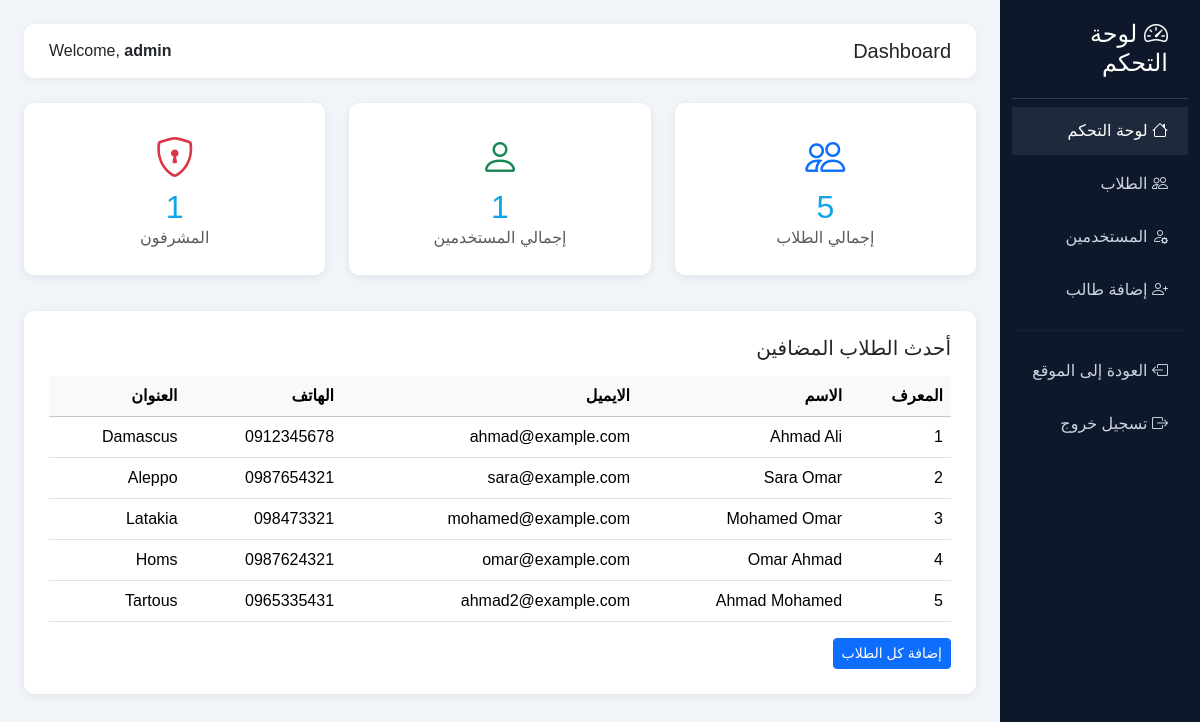
/admin/index.php (signed in), run on the app's committed database.
### tables this page shows
CREATE TABLE IF NOT EXISTS students (
    id INT AUTO_INCREMENT PRIMARY KEY,
    name VARCHAR(100) NOT NULL,
    email VARCHAR(150) NOT NULL,
    phone VARCHAR(30) NOT NULL,
    address VARCHAR(255) NOT NULL,
    photo VARCHAR(255) DEFAULT NULL,
    created_at TIMESTAMP DEFAULT CURRENT_TIMESTAMP
);

### config.php (called while the page is built, shortened)
<?php
function e($value) {
    return htmlspecialchars((string)$value, ENT_QUOTES, 'UTF-8');
}
?>

### admin/index.php (the view)
<?php
include "../config.php";
$page_title = "Dashboard";
include "header.php";
$total_students = mysqli_fetch_assoc(mysqli_query($conn, "SELECT COUNT(*) as total FROM students"))['total'];
$total_users = mysqli_fetch_assoc(mysqli_query($conn, "SELECT COUNT(*) as total FROM users"))['total'];
$total_admins = mysqli_fetch_assoc(mysqli_query($conn, "SELECT COUNT(*) as total FROM users WHERE role='admin'"))['total'];
$latest = mysqli_query($conn, "SELECT * FROM students ORDER BY id ASC LIMIT 5");
?>
            <div class="row">
                <div class="col-md-4">
                    <div class="stat-box text-center">
                        <i class="bi bi-people fs-1 text-primary"></i>
                        <h2><?php echo (int)$total_students; ?></h2>
                        <p class="mb-0 text-muted">إجمالي الطلاب</p>
                    </div>
                </div>
                <div class="col-md-4">
                    <div class="stat-box text-center">
                        <i class="bi bi-person fs-1 text-success"></i>
                        <h2><?php echo (int)$total_users; ?></h2>
                        <p class="mb-0 text-muted">إجمالي المستخدمين</p>
                    </div>
                </div>
                <div class="col-md-4">
                    <div class="stat-box text-center">
                        <i class="bi bi-shield-lock fs-1 text-danger"></i>
                        <h2><?php echo (int)$total_admins; ?></h2>
                        <p class="mb-0 text-muted">المشرفون</p>
                    </div>
                </div>
            </div>
            <div class="content-box mt-3">
                <h5 class="mb-3">أحدث الطلاب المضافين</h5>
                <div class="table-responsive">
                <table class="table table-hover">
                    <thead class="table-light">
                        <tr>
                            <th>المعرف</th>
                            <th>الاسم</th>
                            <th>الايميل</th>
                            <th>الهاتف</th>
                            <th>العنوان</th>
                        </tr>
                    </thead>
                    <tbody>
                        <?php
                        if ($latest && mysqli_num_rows($latest) > 0) {
                            while($row = mysqli_fetch_assoc($latest)) { ?>
                        <tr>
                            <td><?php echo (int)$row['id']; ?></td>
                            <td><?php echo e($row['name']); ?></td>
                            <td><?php echo e($row['email']); ?></td>
                            <td><?php echo e($row['phone']); ?></td>
                            <td><?php echo e($row['address']); ?></td>
                        </tr>
                        <?php }
                        } else { ?>
                        <tr><td colspan="5" class="text-center">لا يوجد طلاب</td></tr>
                        <?php } ?>
                    </tbody>
                </table>
                </div>
                <a href="students.php" class="btn btn-primary btn-sm">إضافة كل الطلاب</a>
            </div>
<?php include "footer.php"; ?>

### admin/header.php (shortened to what this page needs)
<!DOCTYPE html>
<html lang="en" dir="rtl">
<head>
    <link href="https://cdn.jsdelivr.net/npm/bootstrap@5.3.2/dist/css/bootstrap.min.css" rel="stylesheet">
    <link rel="stylesheet" href="https://cdn.jsdelivr.net/npm/bootstrap-icons@1.11.1/font/bootstrap-icons.css">
</head>
<body>
<div class="container-fluid">
    <div class="row">
        <div class="col-md-2 sidebar">
            <h4><i class="bi bi-speedometer2"></i> لوحة التحكم</h4>
            <a href="index.php" class="<?php if(basename($_SERVER['PHP_SELF'])=='index.php') echo 'active'; ?>"><i class="bi bi-house"></i> لوحة التحكم</a>
            <a href="students.php" class="<?php if(basename($_SERVER['PHP_SELF'])=='students.php') echo 'active'; ?>"><i class="bi bi-people"></i> الطلاب</a>
            <a href="users.php" class="<?php if(basename($_SERVER['PHP_SELF'])=='users.php') echo 'active'; ?>"><i class="bi bi-person-gear"></i> المستخدمين</a>
            <a href="add_student.php" class="<?php if(basename($_SERVER['PHP_SELF'])=='add_student.php') echo 'active'; ?>"><i class="bi bi-person-plus"></i> إضافة طالب</a>
            <hr style="border-color:#334155;">
            <a href="../index.php"><i class="bi bi-box-arrow-left"></i> العودة إلى الموقع</a>
            <a href="../logout.php"><i class="bi bi-box-arrow-right"></i> تسجيل خروج</a>
        </div>
        <div class="col-md-10 p-4">
            <div class="topbar d-flex justify-content-between align-items-center">
                <h5 class="mb-0"><?php if(isset($page_title)){ echo $page_title; } else { echo "Dashboard"; } ?></h5>
                <span>Welcome, <strong><?php echo $_SESSION['username']; ?></strong></span>
            </div>

### admin/footer.php (shortened to what this page needs)
        </div>
    </div>
</div>
</body>
</html>

### admin/header.php (style rules this page uses)
body { background: #f1f5f9; font-family: Arial, sans-serif; }
.sidebar { min-height: 100vh; background: #0f172a; color: white; padding-top: 20px; }
.sidebar a { color: #cbd5e1; text-decoration: none; display: block; padding: 12px 20px; margin-bottom: 5px; }
.sidebar a:hover, .sidebar a.active { background: #1e293b; color: white; }
.sidebar h4 { padding: 0 20px 20px; border-bottom: 1px solid #334155; }
.stat-box { background: white; border-radius: 10px; padding: 25px; box-shadow: 0 2px 8px rgba(0,0,0,0.08); margin-bottom: 20px; }
.stat-box h2 { margin: 0; color: #0ea5e9; }
.content-box { background: white; border-radius: 10px; padding: 25px; box-shadow: 0 2px 8px rgba(0,0,0,0.08); }
.topbar { background: white; padding: 15px 25px; margin-bottom: 25px; border-radius: 10px; box-shadow: 0 2px 8px rgba(0,0,0,0.05); }

### data on the page
students: id "1", name "Ahmad Ali", email "ahmad@example.com", phone "0912345678", address "Damascus"
students: id "2", name "Sara Omar", email "sara@example.com", phone "0987654321", address "Aleppo"
students: id "3", name "Mohamed Omar", email "mohamed@example.com", phone "098473321", address "Latakia"
students: id "4", name "Omar Ahmad", email "omar@example.com", phone "0987624321", address "Homs"
students: id "5", name "Ahmad Mohamed", email "ahmad2@example.com", phone "0965335431", address "Tartous"

### other printed values
$page_title "Dashboard"
$_SESSION['username'] "admin"
$total_students "5"
$total_users "1"
$total_admins "1"
